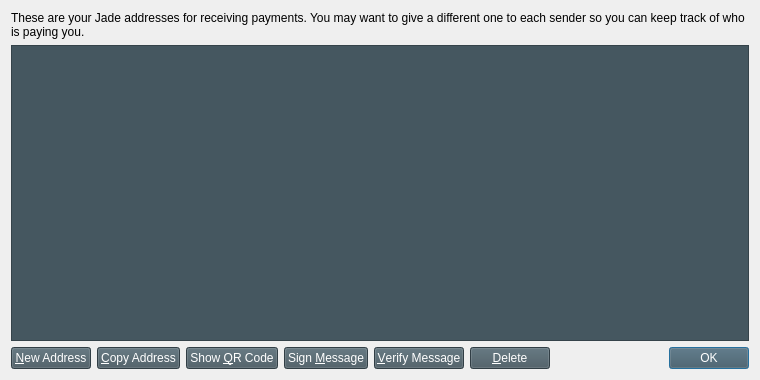
<?xml version="1.0" encoding="UTF-8"?>
<ui version="4.0">
 <class>AddressBookPage</class>
 <widget class="QWidget" name="AddressBookPage">
  <property name="geometry">
   <rect>
    <x>0</x>
    <y>0</y>
    <width>760</width>
    <height>380</height>
   </rect>
  </property>
  <property name="windowTitle">
   <string>Address Book</string>
  </property>
  <property name="styleSheet">
   <string notr="true">
    AddressBookPage{background:transparent; color: white;}
    QTableView {background-color:rgb(69, 87, 96); color:white;}
    QToolTip {background-color:#1f333e; color:white; border-style: none;}
    QPushButton {background-color:rgb(69, 87, 96); color: white;}
   </string>
  </property>
  <layout class="QVBoxLayout" name="verticalLayout">
   <item>
    <widget class="QLabel" name="labelExplanation">
     <property name="text">
      <string>These are your Jade addresses for receiving payments. You may want to give a different one to each sender so you can keep track of who is paying you.</string>
     </property>
     <property name="textFormat">
      <enum>Qt::PlainText</enum>
     </property>
     <property name="wordWrap">
      <bool>true</bool>
     </property>
    </widget>
   </item>
   <item>
    <widget class="QTableView" name="tableView">
     <property name="palette">
      <palette>
       <active>
        <colorrole role="WindowText">
         <brush brushstyle="SolidPattern">
          <color alpha="255">
           <red>255</red>
           <green>255</green>
           <blue>255</blue>
          </color>
         </brush>
        </colorrole>
        <colorrole role="Button">
         <brush brushstyle="SolidPattern">
          <color alpha="255">
           <red>69</red>
           <green>87</green>
           <blue>96</blue>
          </color>
         </brush>
        </colorrole>
        <colorrole role="Light">
         <brush brushstyle="SolidPattern">
          <color alpha="255">
           <red>90</red>
           <green>138</green>
           <blue>165</blue>
          </color>
         </brush>
        </colorrole>
        <colorrole role="Midlight">
         <brush brushstyle="SolidPattern">
          <color alpha="255">
           <red>75</red>
           <green>115</green>
           <blue>137</blue>
          </color>
         </brush>
        </colorrole>
        <colorrole role="Dark">
         <brush brushstyle="SolidPattern">
          <color alpha="255">
           <red>30</red>
           <green>46</green>
           <blue>55</blue>
          </color>
         </brush>
        </colorrole>
        <colorrole role="Mid">
         <brush brushstyle="SolidPattern">
          <color alpha="255">
           <red>40</red>
           <green>61</green>
           <blue>73</blue>
          </color>
         </brush>
        </colorrole>
        <colorrole role="Text">
         <brush brushstyle="SolidPattern">
          <color alpha="255">
           <red>255</red>
           <green>255</green>
           <blue>255</blue>
          </color>
         </brush>
        </colorrole>
        <colorrole role="BrightText">
         <brush brushstyle="SolidPattern">
          <color alpha="255">
           <red>255</red>
           <green>255</green>
           <blue>255</blue>
          </color>
         </brush>
        </colorrole>
        <colorrole role="ButtonText">
         <brush brushstyle="SolidPattern">
          <color alpha="255">
           <red>255</red>
           <green>255</green>
           <blue>255</blue>
          </color>
         </brush>
        </colorrole>
        <colorrole role="Base">
         <brush brushstyle="SolidPattern">
          <color alpha="255">
           <red>69</red>
           <green>87</green>
           <blue>96</blue>
          </color>
         </brush>
        </colorrole>
        <colorrole role="Window">
         <brush brushstyle="SolidPattern">
          <color alpha="255">
           <red>69</red>
           <green>87</green>
           <blue>96</blue>
          </color>
         </brush>
        </colorrole>
        <colorrole role="Shadow">
         <brush brushstyle="SolidPattern">
          <color alpha="255">
           <red>0</red>
           <green>0</green>
           <blue>0</blue>
          </color>
         </brush>
        </colorrole>
        <colorrole role="Highlight">
         <brush brushstyle="SolidPattern">
          <color alpha="255">
           <red>96</red>
           <green>147</green>
           <blue>173</blue>
          </color>
         </brush>
        </colorrole>
        <colorrole role="AlternateBase">
         <brush brushstyle="SolidPattern">
          <color alpha="255">
           <red>37</red>
           <green>59</green>
           <blue>72</blue>
          </color>
         </brush>
        </colorrole>
        <colorrole role="ToolTipBase">
         <brush brushstyle="SolidPattern">
          <color alpha="255">
           <red>255</red>
           <green>255</green>
           <blue>220</blue>
          </color>
         </brush>
        </colorrole>
        <colorrole role="ToolTipText">
         <brush brushstyle="SolidPattern">
          <color alpha="255">
           <red>0</red>
           <green>0</green>
           <blue>0</blue>
          </color>
         </brush>
        </colorrole>
       </active>
       <inactive>
        <colorrole role="WindowText">
         <brush brushstyle="SolidPattern">
          <color alpha="255">
           <red>255</red>
           <green>255</green>
           <blue>255</blue>
          </color>
         </brush>
        </colorrole>
        <colorrole role="Button">
         <brush brushstyle="SolidPattern">
          <color alpha="255">
           <red>69</red>
           <green>87</green>
           <blue>96</blue>
          </color>
         </brush>
        </colorrole>
        <colorrole role="Light">
         <brush brushstyle="SolidPattern">
          <color alpha="255">
           <red>90</red>
           <green>138</green>
           <blue>165</blue>
          </color>
         </brush>
        </colorrole>
        <colorrole role="Midlight">
         <brush brushstyle="SolidPattern">
          <color alpha="255">
           <red>75</red>
           <green>115</green>
           <blue>137</blue>
          </color>
         </brush>
        </colorrole>
        <colorrole role="Dark">
         <brush brushstyle="SolidPattern">
          <color alpha="255">
           <red>30</red>
           <green>46</green>
           <blue>55</blue>
          </color>
         </brush>
        </colorrole>
        <colorrole role="Mid">
         <brush brushstyle="SolidPattern">
          <color alpha="255">
           <red>40</red>
           <green>61</green>
           <blue>73</blue>
          </color>
         </brush>
        </colorrole>
        <colorrole role="Text">
         <brush brushstyle="SolidPattern">
          <color alpha="255">
           <red>255</red>
           <green>255</green>
           <blue>255</blue>
          </color>
         </brush>
        </colorrole>
        <colorrole role="BrightText">
         <brush brushstyle="SolidPattern">
          <color alpha="255">
           <red>255</red>
           <green>255</green>
           <blue>255</blue>
          </color>
         </brush>
        </colorrole>
        <colorrole role="ButtonText">
         <brush brushstyle="SolidPattern">
          <color alpha="255">
           <red>255</red>
           <green>255</green>
           <blue>255</blue>
          </color>
         </brush>
        </colorrole>
        <colorrole role="Base">
         <brush brushstyle="SolidPattern">
          <color alpha="255">
           <red>69</red>
           <green>87</green>
           <blue>96</blue>
          </color>
         </brush>
        </colorrole>
        <colorrole role="Window">
         <brush brushstyle="SolidPattern">
          <color alpha="255">
           <red>69</red>
           <green>87</green>
           <blue>96</blue>
          </color>
         </brush>
        </colorrole>
        <colorrole role="Shadow">
         <brush brushstyle="SolidPattern">
          <color alpha="255">
           <red>0</red>
           <green>0</green>
           <blue>0</blue>
          </color>
         </brush>
        </colorrole>
        <colorrole role="Highlight">
         <brush brushstyle="SolidPattern">
          <color alpha="255">
           <red>96</red>
           <green>147</green>
           <blue>173</blue>
          </color>
         </brush>
        </colorrole>
        <colorrole role="AlternateBase">
         <brush brushstyle="SolidPattern">
          <color alpha="255">
           <red>37</red>
           <green>59</green>
           <blue>72</blue>
          </color>
         </brush>
        </colorrole>
        <colorrole role="ToolTipBase">
         <brush brushstyle="SolidPattern">
          <color alpha="255">
           <red>255</red>
           <green>255</green>
           <blue>220</blue>
          </color>
         </brush>
        </colorrole>
        <colorrole role="ToolTipText">
         <brush brushstyle="SolidPattern">
          <color alpha="255">
           <red>0</red>
           <green>0</green>
           <blue>0</blue>
          </color>
         </brush>
        </colorrole>
       </inactive>
       <disabled>
        <colorrole role="WindowText">
         <brush brushstyle="SolidPattern">
          <color alpha="255">
           <red>255</red>
           <green>255</green>
           <blue>255</blue>
          </color>
         </brush>
        </colorrole>
        <colorrole role="Button">
         <brush brushstyle="SolidPattern">
          <color alpha="255">
           <red>69</red>
           <green>87</green>
           <blue>96</blue>
          </color>
         </brush>
        </colorrole>
        <colorrole role="Light">
         <brush brushstyle="SolidPattern">
          <color alpha="255">
           <red>90</red>
           <green>138</green>
           <blue>165</blue>
          </color>
         </brush>
        </colorrole>
        <colorrole role="Midlight">
         <brush brushstyle="SolidPattern">
          <color alpha="255">
           <red>75</red>
           <green>115</green>
           <blue>137</blue>
          </color>
         </brush>
        </colorrole>
        <colorrole role="Dark">
         <brush brushstyle="SolidPattern">
          <color alpha="255">
           <red>30</red>
           <green>46</green>
           <blue>55</blue>
          </color>
         </brush>
        </colorrole>
        <colorrole role="Mid">
         <brush brushstyle="SolidPattern">
          <color alpha="255">
           <red>40</red>
           <green>61</green>
           <blue>73</blue>
          </color>
         </brush>
        </colorrole>
        <colorrole role="Text">
         <brush brushstyle="SolidPattern">
          <color alpha="255">
           <red>255</red>
           <green>255</green>
           <blue>255</blue>
          </color>
         </brush>
        </colorrole>
        <colorrole role="BrightText">
         <brush brushstyle="SolidPattern">
          <color alpha="255">
           <red>255</red>
           <green>255</green>
           <blue>255</blue>
          </color>
         </brush>
        </colorrole>
        <colorrole role="ButtonText">
         <brush brushstyle="SolidPattern">
          <color alpha="255">
           <red>255</red>
           <green>255</green>
           <blue>255</blue>
          </color>
         </brush>
        </colorrole>
        <colorrole role="Base">
         <brush brushstyle="SolidPattern">
          <color alpha="255">
           <red>69</red>
           <green>87</green>
           <blue>96</blue>
          </color>
         </brush>
        </colorrole>
        <colorrole role="Window">
         <brush brushstyle="SolidPattern">
          <color alpha="255">
           <red>69</red>
           <green>87</green>
           <blue>96</blue>
          </color>
         </brush>
        </colorrole>
        <colorrole role="Shadow">
         <brush brushstyle="SolidPattern">
          <color alpha="255">
           <red>0</red>
           <green>0</green>
           <blue>0</blue>
          </color>
         </brush>
        </colorrole>
        <colorrole role="Highlight">
         <brush brushstyle="SolidPattern">
          <color alpha="255">
           <red>51</red>
           <green>153</green>
           <blue>255</blue>
          </color>
         </brush>
        </colorrole>
        <colorrole role="AlternateBase">
         <brush brushstyle="SolidPattern">
          <color alpha="255">
           <red>37</red>
           <green>59</green>
           <blue>72</blue>
          </color>
         </brush>
        </colorrole>
        <colorrole role="ToolTipBase">
         <brush brushstyle="SolidPattern">
          <color alpha="255">
           <red>255</red>
           <green>255</green>
           <blue>220</blue>
          </color>
         </brush>
        </colorrole>
        <colorrole role="ToolTipText">
         <brush brushstyle="SolidPattern">
          <color alpha="255">
           <red>0</red>
           <green>0</green>
           <blue>0</blue>
          </color>
         </brush>
        </colorrole>
       </disabled>
      </palette>
     </property>
     <property name="contextMenuPolicy">
      <enum>Qt::CustomContextMenu</enum>
     </property>
     <property name="toolTip">
      <string>Double-click to edit address or label</string>
     </property>
     <property name="tabKeyNavigation">
      <bool>false</bool>
     </property>
     <property name="alternatingRowColors">
      <bool>true</bool>
     </property>
     <property name="selectionMode">
      <enum>QAbstractItemView::SingleSelection</enum>
     </property>
     <property name="selectionBehavior">
      <enum>QAbstractItemView::SelectRows</enum>
     </property>
     <property name="sortingEnabled">
      <bool>true</bool>
     </property>
     <attribute name="verticalHeaderVisible">
      <bool>false</bool>
     </attribute>
    </widget>
   </item>
   <item>
    <layout class="QHBoxLayout" name="horizontalLayout">
     <item>
      <widget class="QPushButton" name="newAddressButton">
       <property name="toolTip">
        <string>Create a new address</string>
       </property>
       <property name="text">
        <string>&amp;New Address</string>
       </property>
       <property name="icon">
        <iconset resource="../bitcoin.qrc">
         <normaloff>:/icons/add</normaloff>:/icons/add</iconset>
       </property>
      </widget>
     </item>
     <item>
      <widget class="QPushButton" name="copyToClipboard">
       <property name="toolTip">
        <string>Copy the currently selected address to the system clipboard</string>
       </property>
       <property name="text">
        <string>&amp;Copy Address</string>
       </property>
       <property name="icon">
        <iconset resource="../bitcoin.qrc">
         <normaloff>:/icons/editcopy</normaloff>:/icons/editcopy</iconset>
       </property>
      </widget>
     </item>
     <item>
      <widget class="QPushButton" name="showQRCode">
       <property name="text">
        <string>Show &amp;QR Code</string>
       </property>
       <property name="icon">
        <iconset resource="../bitcoin.qrc">
         <normaloff>:/icons/qrcode</normaloff>:/icons/qrcode</iconset>
       </property>
      </widget>
     </item>
     <item>
      <widget class="QPushButton" name="signMessage">
       <property name="toolTip">
        <string>Sign a message to prove you own a Jade address</string>
       </property>
       <property name="text">
        <string>Sign &amp;Message</string>
       </property>
       <property name="icon">
        <iconset resource="../bitcoin.qrc">
         <normaloff>:/icons/edit</normaloff>:/icons/edit</iconset>
       </property>
      </widget>
     </item>
     <item>
      <widget class="QPushButton" name="verifyMessage">
       <property name="toolTip">
        <string>Verify a message to ensure it was signed with a specified Jade address</string>
       </property>
       <property name="text">
        <string>&amp;Verify Message</string>
       </property>
       <property name="icon">
        <iconset resource="../bitcoin.qrc">
         <normaloff>:/icons/transaction_0</normaloff>:/icons/transaction_0</iconset>
       </property>
      </widget>
     </item>
     <item>
      <widget class="QPushButton" name="deleteButton">
       <property name="toolTip">
        <string>Delete the currently selected address from the list</string>
       </property>
       <property name="text">
        <string>&amp;Delete</string>
       </property>
       <property name="icon">
        <iconset resource="../bitcoin.qrc">
         <normaloff>:/icons/remove</normaloff>:/icons/remove</iconset>
       </property>
      </widget>
     </item>
     <item>
      <spacer name="horizontalSpacer">
       <property name="orientation">
        <enum>Qt::Horizontal</enum>
       </property>
       <property name="sizeHint" stdset="0">
        <size>
         <width>40</width>
         <height>20</height>
        </size>
       </property>
      </spacer>
     </item>
     <item>
      <widget class="QDialogButtonBox" name="buttonBox">
       <property name="sizePolicy">
        <sizepolicy hsizetype="Maximum" vsizetype="Fixed">
         <horstretch>0</horstretch>
         <verstretch>0</verstretch>
        </sizepolicy>
       </property>
       <property name="standardButtons">
        <set>QDialogButtonBox::Ok</set>
       </property>
      </widget>
     </item>
    </layout>
   </item>
  </layout>
 </widget>
 <resources>
  <include location="../bitcoin.qrc"/>
 </resources>
 <connections/>
</ui>
